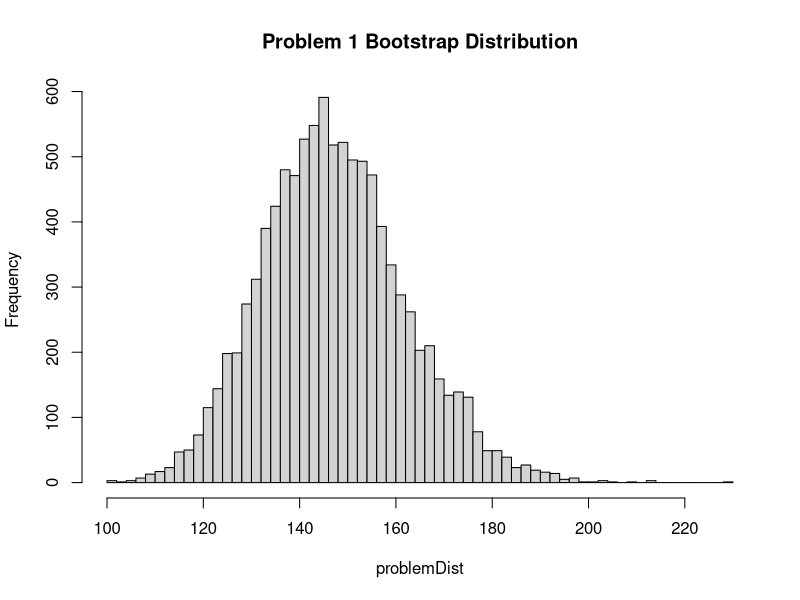
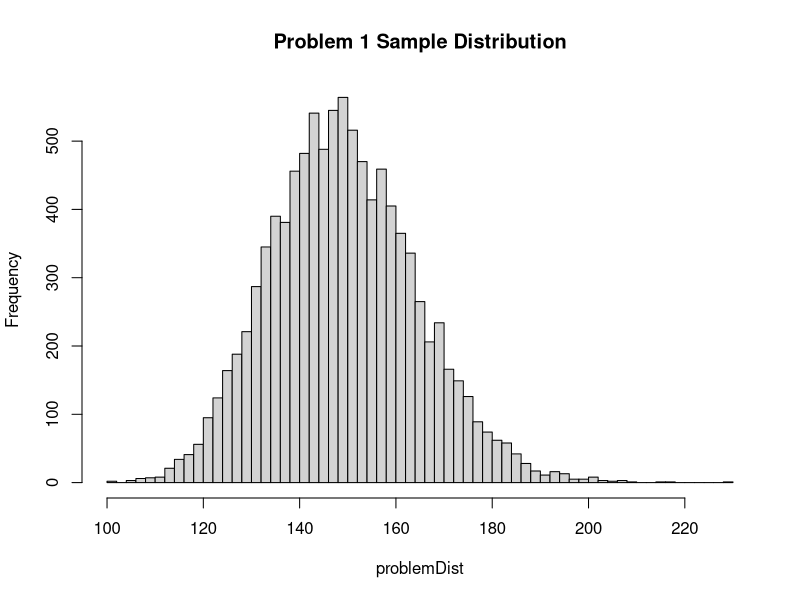
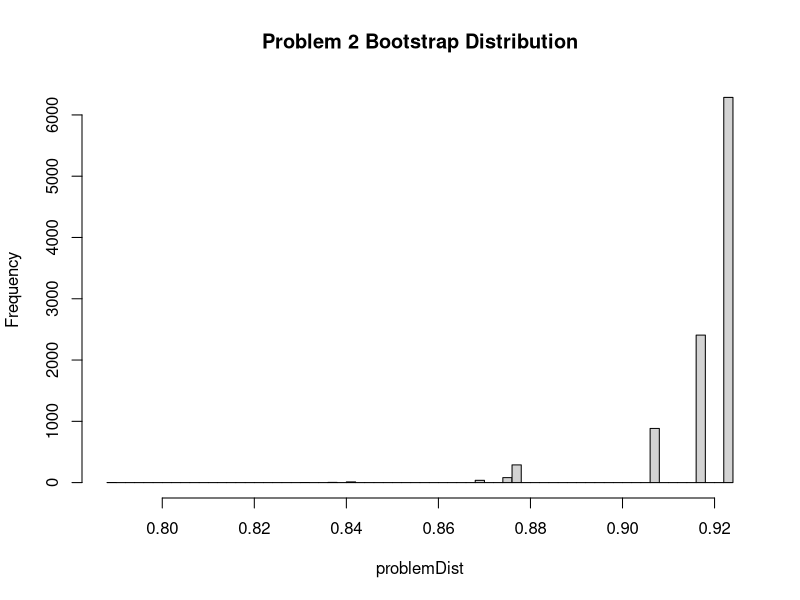
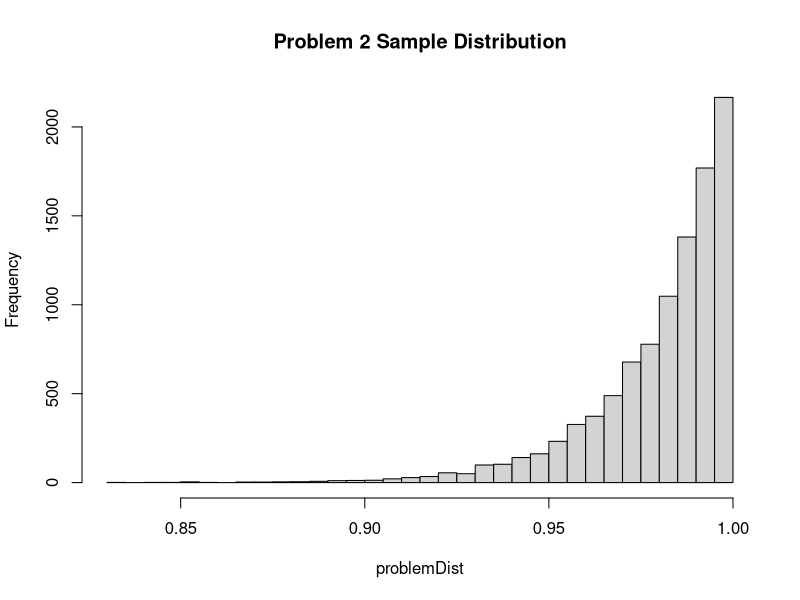
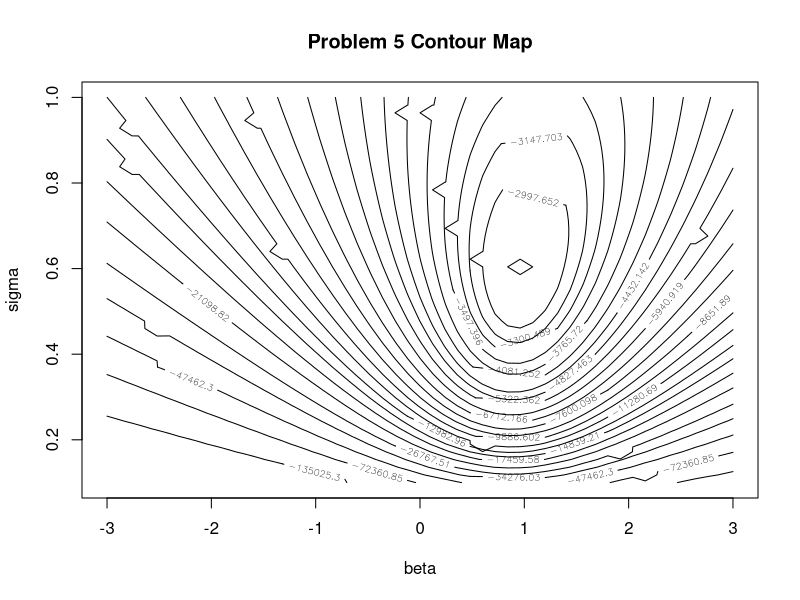

These figures' R source, in order:
## ---- chunk 1

rm(list = ls());
require(dplyr);
require(ggplot2);
require(reshape2);

## ---- chunk 2
#Creates a bootstrap distribution from a population distribution given an
#arbitrary sample statistic (1 arg)
#In: population data, a stat function (1 arg), number of samples per draw, number of draws
#Out: a vector of bootstraps
boot.bootStrapper = function(popSet, statFunc, samplesPerDraw, numDraws) {

    return(matrix(sapply(1:numDraws,
    function(x) statFunc(sample(popSet, samplesPerDraw, replace = TRUE))),
    numDraws));
}

#Creates a sample distribution from a population function given an
#arbitrary sample statistic (1 arg)
#In: population fucntion (1 arg which takes in number of samples per draw), a stat function (1 arg), 
# number of samples per draw, number of draws
#Out: a vector of sample calculations
boot.sampleDist = function(popFunc, statFunc, samplesPerDraw, numDraws) {
    return(matrix(sapply(rep(samplesPerDraw, numDraws), function(x) statFunc(popFunc(x))), numDraws));
}
## ---- chunk 3
population = 100;
draws = 10000;
popGen = function(x) rnorm(x, 5, 1);
#define the statistic and population generator function
statGen = function(x) exp(mean(x));

dataSet = popGen(population);
#acquire the data set
popStat = statGen(dataSet);
problemDist = boot.bootStrapper(dataSet, statGen, population, draws);
hist(problemDist, 50, main = "Problem 1 Bootstrap Distribution");

cat("\nThe problem 1 standard error is:\n");
cat(var(problemDist) ^ .5);
cat("\n\nThe pivotal confidence interval is:\n")
CIPivotal = c(2 * popStat - quantile(problemDist, .025), 2 * popStat - quantile(problemDist, .975));
cat(CIPivotal);

problemDist = boot.sampleDist(popGen, statGen, population, draws)
hist(problemDist, 50, main = "Problem 1 Sample Distribution");
## ---- chunk 4
population = 50;
popGen = function(x) runif(x);
#define the statistic and population generator function
statGen = function(x) max(x);

dataSet = popGen(population);
#acquire the data set
popStat = statGen(dataSet);
problemDist = boot.bootStrapper(dataSet, statGen, population, draws);
CIPivotal = c(2 * popStat - quantile(problemDist, .025), 2 * popStat - quantile(problemDist, .975));

cat("\n\nThe problem 2 standard error is:\n");
cat(var(problemDist) ^ .5);
cat("\n\nThe pivotal confidence interval is:\n")
cat(CIPivotal);

hist(problemDist, 50, main = "Problem 2 Bootstrap Distribution");
problemDist = boot.sampleDist(popGen, statGen, population, draws)
hist(problemDist, 50, main = "Problem 2 Sample Distribution");
## ---- chunk 5
tobitLike = function(beta, sigma, cutoff, xVec, yVec) {
    minLike = -10 ^ 8;
    #minimum likelihood to prevent -inf results
    singleLike = function(x, y)
        log(if (y > cutoff) dnorm(y - beta * x, 0, sigma) else pnorm(cutoff - beta * x, 0, sigma));
        #print(mapply(singleLike, xVec, yVec));
    return(max(sum(mapply(singleLike, xVec, yVec)), minLike));
}

########################Problem 5 Script entry point############################
numVals = 4000;
#Define the parameters
edgeSize = 50;
sigmaMin = 0.1;
sigmaMax = 1;
betaMin = -3;
betaMax = 3;

#true population parameters
betaPop = 1;
sigmaPop = 0.6;

xSeq = seq(betaMin, betaMax, (betaMax - betaMin) / edgeSize);
#establish the parameter grid
ySeq = seq(sigmaMin, sigmaMax, (sigmaMax - sigmaMin) / edgeSize);
sigBetaGrid = data.matrix(expand.grid(xSeq, ySeq));
#establish the parameter grid

xVector = runif(numVals, -1, 1);
yVector = mapply(function(x, e) max(betaPop * x + sigmaPop * e, 0), xVector, rnorm(numVals));

likelihoods = mapply(function(b, s) tobitLike(b, s, 0, xVector, yVector), #pass the appropriate parameters to tobitlike
    sigBetaGrid[, 1], sigBetaGrid[, 2]);
likeLevels = quantile(likelihoods, seq(0, 1, .04));
#print(likelihoods);
contour(xSeq, ySeq, matrix(likelihoods, length(xSeq), length(ySeq)), levels = likeLevels,
main = "Problem 5 Contour Map", xlab = "beta", ylab = "sigma");
